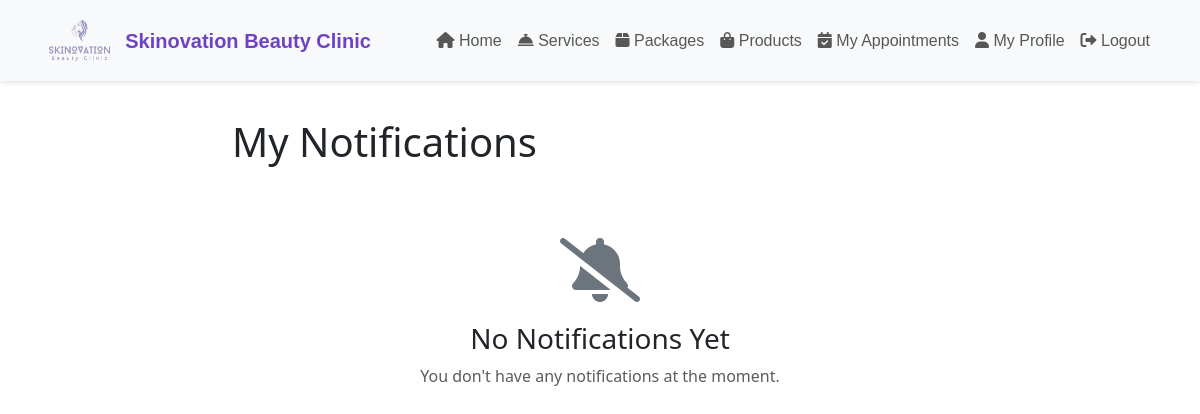
The app's page /patient/notifications.php (signed in), older data.
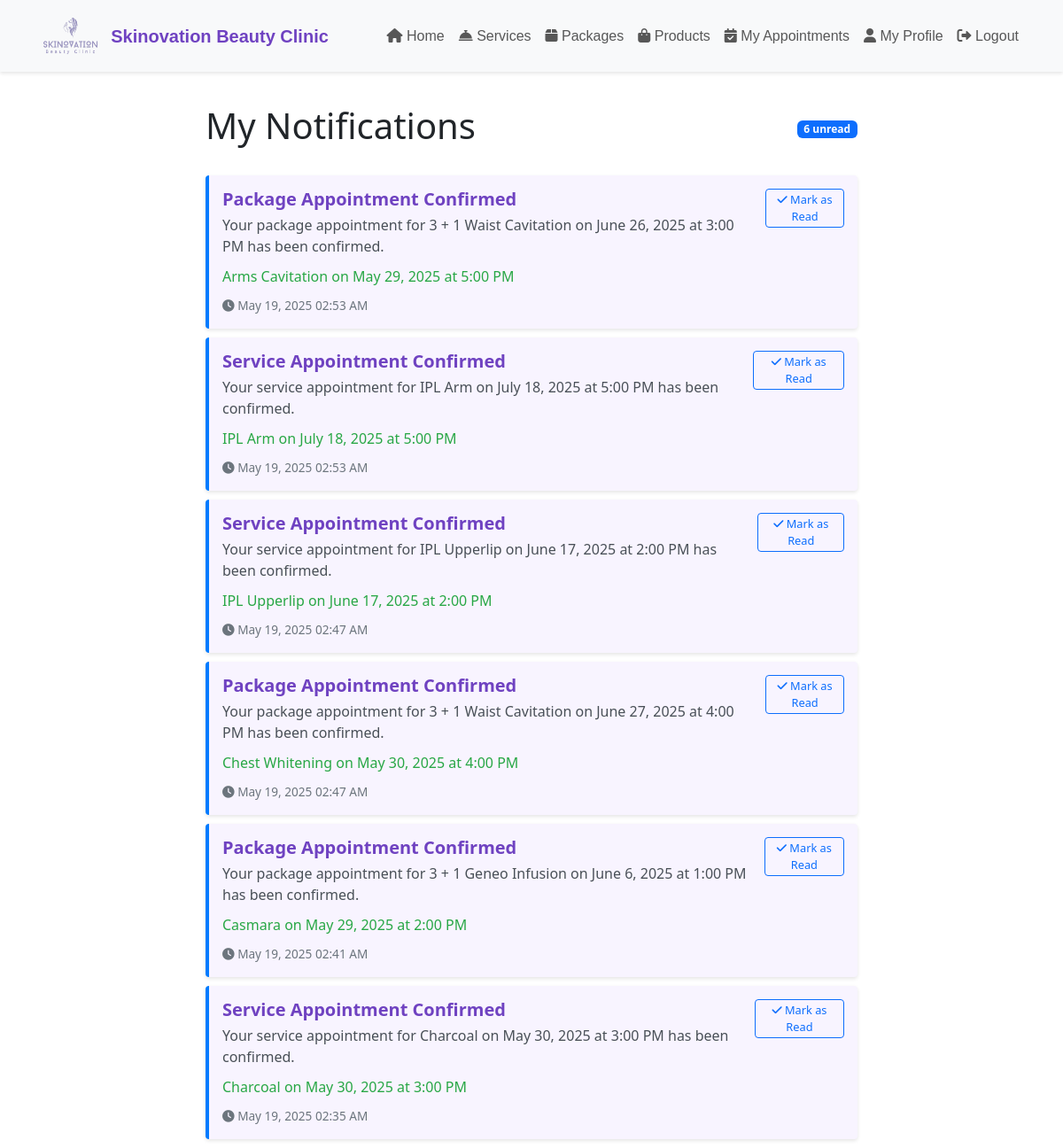
The same page, newer data.
### tables this page shows
CREATE TABLE `notifications` (
  `notification_id` int NOT NULL,
  `type` enum('appointment','package','confirmation','cancellation','reschedule') NOT NULL,
  `appointment_id` int DEFAULT NULL,
  `title` varchar(255) NOT NULL,
  `message` text NOT NULL,
  `patient_id` int DEFAULT NULL,
  `is_read` tinyint(1) DEFAULT '0',
  `created_at` timestamp NOT NULL DEFAULT CURRENT_TIMESTAMP
);

### config.php (called while the page is built, shortened)
<?php
if (!function_exists('clean')) {
    function clean($string) {
        return htmlspecialchars($string, ENT_QUOTES, 'UTF-8');
    }
}

### patient/notifications.php (the view, shortened to what the changed rows need)
<?php
include '../config.php';
$patient_id = $_SESSION['patient_id'];
$stmt = $conn->prepare("
    SELECT
        n.*,
        CASE
            WHEN n.type = 'appointment' THEN a.appointment_date
            WHEN n.type = 'package' THEN pa.appointment_date
        END as appointment_date,
        CASE
            WHEN n.type = 'appointment' THEN a.appointment_time
            WHEN n.type = 'package' THEN pa.appointment_time
        END as appointment_time,
        CASE
            WHEN n.type = 'appointment' AND a.service_id IS NOT NULL THEN s.service_name
            WHEN n.type = 'appointment' AND a.product_id IS NOT NULL THEN pr.product_name
            WHEN n.type = 'package' THEN p.package_name
        END as item_name,
        CASE
            WHEN n.type = 'appointment' THEN CONCAT(pt1.first_name, ' ', pt1.last_name)
            WHEN n.type = 'package' THEN CONCAT(pt2.first_name, ' ', pt2.last_name)
        END as patient_name
    FROM notifications n
    LEFT JOIN appointments a ON n.appointment_id = a.appointment_id AND n.type = 'appointment'
    LEFT JOIN package_appointments pa ON n.appointment_id = pa.package_appointment_id AND n.type = 'package'
    LEFT JOIN services s ON a.service_id = s.service_id
    LEFT JOIN products pr ON a.product_id = pr.product_id
    LEFT JOIN package_bookings pb ON pa.booking_id = pb.booking_id
    LEFT JOIN packages p ON pb.package_id = p.package_id
    LEFT JOIN patients pt1 ON a.patient_id = pt1.patient_id
    LEFT JOIN patients pt2 ON pb.patient_id = pt2.patient_id
    WHERE n.patient_id = ?
    ORDER BY n.created_at DESC
");
$stmt->execute([$patient_id]);
$notifications = $stmt->fetchAll(PDO::FETCH_ASSOC);
$unread_count = count(array_filter($notifications, function($n) { return !$n['is_read']; }));
?>
<!DOCTYPE html>
<html lang="en">
<head>
    <?php include '../header.php'; ?>
    <link rel="stylesheet" href="../assets/css/style.css">
    <link href="https://cdn.jsdelivr.net/npm/bootstrap@5.3.0/dist/css/bootstrap.min.css" rel="stylesheet">
    <link rel="stylesheet" href="https://cdn.jsdelivr.net/npm/bootstrap-icons@1.10.0/font/bootstrap-icons.css">
    <link rel="stylesheet" href="https://cdnjs.cloudflare.com/ajax/libs/animate.css/4.1.1/animate.min.css">
    <link rel="stylesheet" href="https://cdnjs.cloudflare.com/ajax/libs/font-awesome/6.0.0/css/all.min.css">
</head>
<body>
    <div class="container mt-5">
        <div class="row justify-content-center">
            <div class="col-md-8">
                <div class="d-flex justify-content-between align-items-center mb-4">
                    <h1>My Notifications</h1>
                    <?php if ($unread_count > 0): ?>
                        <span class="badge bg-primary"><?php echo $unread_count; ?> unread</span>
                    <?php endif; ?>
                </div>
                <?php if (empty($notifications)): ?>
                    <div class="empty-state">
                        <i class="fas fa-bell-slash"></i>
                        <h3>No Notifications Yet</h3>
                        <p class="text-muted">You don't have any notifications at the moment.</p>
                    </div>
                <?php else: ?>
                    <div class="notifications-list">
                        <?php foreach ($notifications as $notification): ?>
                            <div class="notification-item <?php echo !$notification['is_read'] ? 'unread' : ''; ?> <?php echo $notification['type']; ?>">
                                <div class="d-flex justify-content-between align-items-start">
                                    <div>
                                        <h5 class="title"><?php echo clean($notification['title']); ?></h5>
                                        <p class="message"><?php echo clean($notification['message']); ?></p>
                                        <?php if ($notification['item_name']): ?>
                                            <p class="item-name mb-2">
                                                <?php echo clean($notification['item_name']); ?>
                                                <?php if ($notification['appointment_date']): ?>
                                                    on <?php echo date('F j, Y', strtotime($notification['appointment_date'])); ?>
                                                    at <?php echo date('g:i A', strtotime($notification['appointment_time'])); ?>
                                                <?php endif; ?>
                                            </p>
                                        <?php endif; ?>
                                        <span class="time">
                                            <i class="fas fa-clock"></i>
                                            <?php echo date('M d, Y h:i A', strtotime($notification['created_at'])); ?>
                                        </span>
                                    </div>
                                    <?php if (!$notification['is_read']): ?>
                                        <form method="POST" class="ms-3">
                                            <button type="submit" class="btn btn-outline-primary btn-sm mark-read-btn">
                                                <i class="fas fa-check"></i> Mark as Read
                                            </button>
                                        </form>
                                    <?php endif; ?>
                                </div>
                            </div>
                        <?php endforeach; ?>
                    </div>
                <?php endif; ?>
            </div>
        </div>
    </div>
</body>
</html>

Row changes from the older to the newer data that the page shows:
now on this page (row edited): notifications: title "Package Appointment Confirmed", message "Your package appointment for 3 + 1 Waist Cavitation on June 26, 2025 at 3:00 PM has been confirmed.", item_name "Arms Cavitation", appointment_date "May 29, 2025", appointment_time "5:00 PM", created_at "May 19, 2025 02:53 AM"
now on this page (row edited): notifications: title "Service Appointment Confirmed", message "Your service appointment for IPL Arm on July 18, 2025 at 5:00 PM has been confirmed.", item_name "IPL Arm", appointment_date "July 18, 2025", appointment_time "5:00 PM", created_at "May 19, 2025 02:53 AM"
now on this page (row edited): notifications: title "Service Appointment Confirmed", message "Your service appointment for IPL Upperlip on June 17, 2025 at 2:00 PM has been confirmed.", item_name "IPL Upperlip", appointment_date "June 17, 2025", appointment_time "2:00 PM", created_at "May 19, 2025 02:47 AM"
now on this page (row edited): notifications: title "Package Appointment Confirmed", message "Your package appointment for 3 + 1 Waist Cavitation on June 27, 2025 at 4:00 PM has been confirmed.", item_name "Chest Whitening", appointment_date "May 30, 2025", appointment_time "4:00 PM", created_at "May 19, 2025 02:47 AM"
now on this page (row edited): notifications: title "Package Appointment Confirmed", message "Your package appointment for 3 + 1 Geneo Infusion on June 6, 2025 at 1:00 PM has been confirmed.", item_name "Casmara", appointment_date "May 29, 2025", appointment_time "2:00 PM", created_at "May 19, 2025 02:41 AM"
now on this page (row edited): notifications: title "Service Appointment Confirmed", message "Your service appointment for Charcoal on May 30, 2025 at 3:00 PM has been confirmed.", item_name "Charcoal", appointment_date "May 30, 2025", appointment_time "3:00 PM", created_at "May 19, 2025 02:35 AM"
Text that changed along with them:
$unread_count: (not shown) → "6"
text no longer shown: "No Notifications Yet You don't have any notifications at the moment."
text now shown: "unread"
